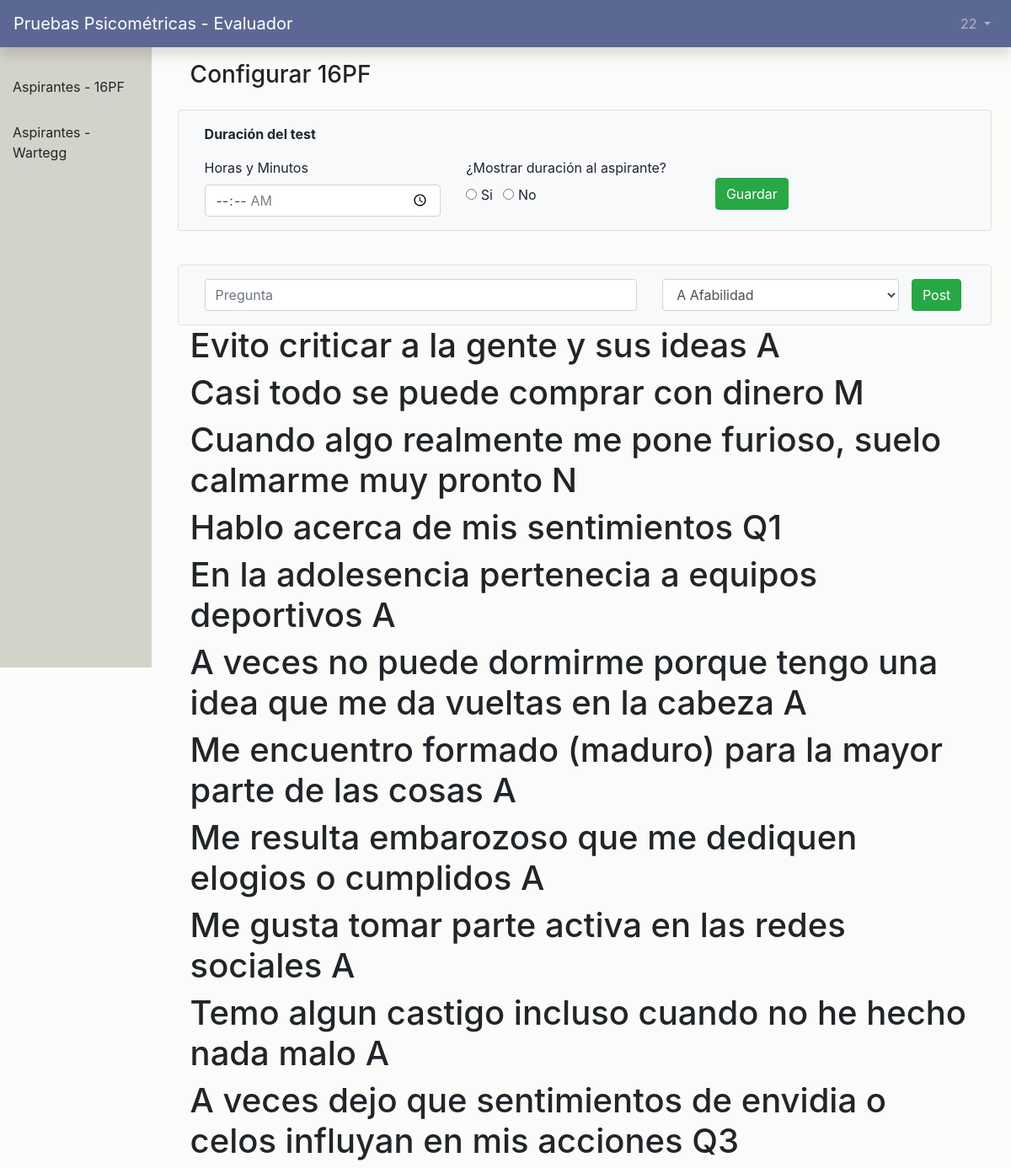
Screenshot of /dash/16pf (signed in) with the database file from the repository.
### users/models.py (models this page shows, shortened)
class CustomUser(AbstractUser):
    role = models.PositiveIntegerField(null=True, blank=True)
    updated_password = models.BooleanField(null=True, blank=True)
    date_born = models.DateField(null=True, blank=True)
    gender = models.CharField(null=True, blank=True, max_length=12)
    def get_role(self):
        return '%s' % (self.role)

### main_app/models.py (models this page shows, shortened)
class Question(models.Model):
    text = models.CharField(max_length=300)
    factor = models.CharField(max_length=300)
    points = models.IntegerField()
    complete = models.BooleanField()
    def __str__(self):
        return self.text

### main_app/views.py (the view)
# urls.py: path('dash/16pf', views.pfadmin, name='16pfadmin'),
def pfadmin(request):
    if request.method == 'POST':
        if request.POST.get('pregunta') and request.POST.get('factor'):
            post=Question()
            post.text = request.POST.get('pregunta')
            post.factor = request.POST.get('factor')
            post.points= 0
            post.complete= False
            post.save()
            ls = Question.objects.all()
            return render(request, 'dashboard/16pf.html', {'ls': ls} )
    else:
            ls = Question.objects.all()
            return render(request,'dashboard/16pf.html', {'ls': ls})

### templates/dashboard/16pf.html (shortened to what this page needs)
{% extends './index.html' %}
{% load static %}
{% block main_content %}
    <section class="content">
        <div class="row">
            <div class="col-sm-12">
                <h3>Configurar 16PF</h3>
            </div>
        </div>
        <div class="row bg-light mt-3 p-3 border rounded">
            <div class="col-md-12">
                <p><b>Duración del test</b></p>
            </div>
            <div class="col-md-4">
                <label for="">Horas y Minutos</label>
                <input type="time" placeholder="minutos" class="form-control" min="00:00" max="02:59" required>
            </div>
            <div class="col-md-4">
                <label for="">¿Mostrar duración al aspirante?</label>
                <div>
                    <input type="radio" value="Si" name="show" id="showYes">
                    <label for="showYes" class="mr-2">Si</label>
                    <input type="radio" value="No" name="show" id="showNo">
                    <label for="showNo" class="mr-2">No</label>
                </div>
            </div>
            <div class="col-md-4 p-0">
                <button class="btn btn-success mt-4">Guardar</button>
            </div>
        </div>
        <div class="row mt-4">
            <div class="col-md-12">
            </div>
        </div>
        <form action="" method="POST">
        <div class="row bg-light mt-3 p-3 border rounded">
            <div class="col-md-7">
                <input type="text" name = "pregunta" placeholder="Pregunta" class="form-control">
            </div>
            <div class="col-md-4">
                <select name="factor" id="" class="form-control">
                    <option value="A" name ="A" >A Afabilidad</option>
                </select>
            </div>
            <div class="col-md-1 p-0">
                <input class="btn btn-success" type="submit" value="Post"/>
            </div>
        </div>
        </form>
        {% for question in ls %}
              <h1>{{question}} {{question.factor}} </h1>
        {% endfor %}
    </section>
{% endblock %}

### templates/navbar.html (shortened to what this page needs)
{% block navbar %}
<nav class="navbar navbar-expand-md navbar-dark mb-4 fixed-top shadow" style="background-color: #5c6894">
    {% if user.get_role == '1' %}
        <a class="navbar-brand" href="{% url 'home' %}">Pruebas Psicométricas - Evaluador</a>
    {% elif user.get_role == '0' %}
        <a class="navbar-brand" href="{% url 'home' %}">Pruebas Psicométricas - Administrador</a>
    {% elif user.get_role == '2' %}
        <a class="navbar-brand" href="{% url 'home' %}">Pruebas Psicométricas - 16PF</a>
    {% else %}
        <a class="navbar-brand" href="{% url 'home' %}">Pruebas Psicométricas</a>
    {% endif %}
    <div class="collapse navbar-collapse" id="navbarCollapse">
        {% if user.is_authenticated %}
        <ul class="navbar-nav ml-auto">
            <li class="nav-item">
                <a
                    class="nav-link dropdown-toggle"
                    href="#"
                    id="userMenu"
                    data-toggle="dropdown"
                    aria-haspopup="true"
                    aria-expanded="false"
                >
                    {{ user.username }}
                </a>
            </li>
        </ul>
        {% endif %}
    </div>
</nav>
{% endblock navbar %}

### static/css/styles.css (style rules this page uses)
body { background-color: #fbfcf9; }
.content { padding-top: 6vw; padding-left: 18%; width: 98%; }

### rows the page displays
CustomUser: username "22"
Question: text "Evito criticar a la gente y sus ideas", factor "A"
Question: text "Casi todo se puede comprar con dinero", factor "M"
Question: text "Cuando algo realmente me pone furioso, suelo calmarme muy pronto", factor "N"
Question: text "Hablo acerca de mis sentimientos", factor "Q1"
Question: text "En la adolesencia pertenecia a equipos deportivos", factor "A"
Question: text "A veces no puede dormirme porque tengo una idea que me da vueltas en la cabeza", factor "A"
Question: text "Me encuentro formado (maduro) para la mayor parte de las cosas", factor "A"
Question: text "Me resulta embarozoso que me dediquen elogios o cumplidos", factor "A"
Question: text "Me gusta tomar parte activa en las redes sociales", factor "A"
Question: text "Temo algun castigo incluso cuando no he hecho nada malo", factor "A"
Question: text "A veces dejo que sentimientos de envidia o celos influyan en mis acciones", factor "Q3"
